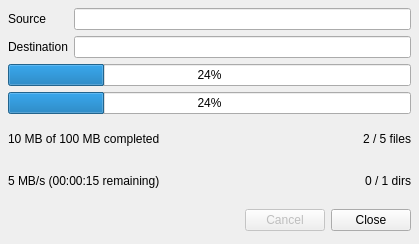
<?xml version="1.0" encoding="UTF-8"?>
<ui version="4.0">
 <class>QtCopyDialog</class>
 <widget class="QDialog" name="QtCopyDialog">
  <property name="geometry">
   <rect>
    <x>0</x>
    <y>0</y>
    <width>419</width>
    <height>244</height>
   </rect>
  </property>
  <property name="maximumSize">
   <size>
    <width>16777215</width>
    <height>16777215</height>
   </size>
  </property>
  <property name="windowTitle">
   <string>24% of 100MB (Copying...)</string>
  </property>
  <layout class="QVBoxLayout">
   <property name="spacing">
    <number>6</number>
   </property>
   <property name="leftMargin">
    <number>8</number>
   </property>
   <property name="topMargin">
    <number>8</number>
   </property>
   <property name="rightMargin">
    <number>8</number>
   </property>
   <property name="bottomMargin">
    <number>8</number>
   </property>
   <item>
    <layout class="QGridLayout">
     <property name="leftMargin">
      <number>0</number>
     </property>
     <property name="topMargin">
      <number>0</number>
     </property>
     <property name="rightMargin">
      <number>0</number>
     </property>
     <property name="bottomMargin">
      <number>0</number>
     </property>
     <property name="spacing">
      <number>6</number>
     </property>
     <item row="1" column="0">
      <widget class="QLabel" name="destLabel">
       <property name="sizePolicy">
        <sizepolicy hsizetype="Fixed" vsizetype="Preferred">
         <horstretch>0</horstretch>
         <verstretch>0</verstretch>
        </sizepolicy>
       </property>
       <property name="text">
        <string>Destination</string>
       </property>
      </widget>
     </item>
     <item row="0" column="1">
      <widget class="QLineEdit" name="sourceLineEdit">
       <property name="sizePolicy">
        <sizepolicy hsizetype="Expanding" vsizetype="Fixed">
         <horstretch>0</horstretch>
         <verstretch>0</verstretch>
        </sizepolicy>
       </property>
       <property name="focusPolicy">
        <enum>Qt::NoFocus</enum>
       </property>
       <property name="readOnly">
        <bool>true</bool>
       </property>
      </widget>
     </item>
     <item row="0" column="0">
      <widget class="QLabel" name="sourceLabel">
       <property name="sizePolicy">
        <sizepolicy hsizetype="Fixed" vsizetype="Preferred">
         <horstretch>0</horstretch>
         <verstretch>0</verstretch>
        </sizepolicy>
       </property>
       <property name="text">
        <string>Source</string>
       </property>
      </widget>
     </item>
     <item row="1" column="1">
      <widget class="QLineEdit" name="destLineEdit">
       <property name="sizePolicy">
        <sizepolicy hsizetype="Expanding" vsizetype="Fixed">
         <horstretch>0</horstretch>
         <verstretch>0</verstretch>
        </sizepolicy>
       </property>
       <property name="focusPolicy">
        <enum>Qt::NoFocus</enum>
       </property>
       <property name="text">
        <string/>
       </property>
       <property name="readOnly">
        <bool>true</bool>
       </property>
      </widget>
     </item>
    </layout>
   </item>
   <item>
    <widget class="QProgressBar" name="currentProgressBar">
     <property name="value">
      <number>24</number>
     </property>
    </widget>
   </item>
   <item>
    <widget class="QProgressBar" name="totalProgressBar">
     <property name="value">
      <number>24</number>
     </property>
    </widget>
   </item>
   <item>
    <layout class="QGridLayout">
     <property name="leftMargin">
      <number>0</number>
     </property>
     <property name="topMargin">
      <number>0</number>
     </property>
     <property name="rightMargin">
      <number>0</number>
     </property>
     <property name="bottomMargin">
      <number>0</number>
     </property>
     <property name="spacing">
      <number>6</number>
     </property>
     <item row="0" column="0">
      <widget class="QLabel" name="completedLabel">
       <property name="text">
        <string>10 MB of 100 MB completed</string>
       </property>
      </widget>
     </item>
     <item row="0" column="1">
      <widget class="QLabel" name="filesLabel">
       <property name="text">
        <string>2 / 5 files</string>
       </property>
       <property name="alignment">
        <set>Qt::AlignRight|Qt::AlignTrailing|Qt::AlignVCenter</set>
       </property>
      </widget>
     </item>
     <item row="1" column="0">
      <widget class="QLabel" name="remainingLabel">
       <property name="text">
        <string>5 MB/s (00:00:15 remaining)</string>
       </property>
      </widget>
     </item>
     <item row="1" column="1">
      <widget class="QLabel" name="dirsLabel">
       <property name="text">
        <string>0 / 1 dirs</string>
       </property>
       <property name="alignment">
        <set>Qt::AlignRight|Qt::AlignTrailing|Qt::AlignVCenter</set>
       </property>
      </widget>
     </item>
    </layout>
   </item>
   <item>
    <layout class="QHBoxLayout">
     <property name="spacing">
      <number>6</number>
     </property>
     <property name="leftMargin">
      <number>0</number>
     </property>
     <property name="topMargin">
      <number>0</number>
     </property>
     <property name="rightMargin">
      <number>0</number>
     </property>
     <property name="bottomMargin">
      <number>0</number>
     </property>
     <item>
      <spacer>
       <property name="orientation">
        <enum>Qt::Horizontal</enum>
       </property>
       <property name="sizeHint" stdset="0">
        <size>
         <width>221</width>
         <height>31</height>
        </size>
       </property>
      </spacer>
     </item>
     <item>
      <widget class="QPushButton" name="cancelButton">
       <property name="enabled">
        <bool>false</bool>
       </property>
       <property name="text">
        <string>Cancel</string>
       </property>
      </widget>
     </item>
     <item>
      <widget class="QPushButton" name="closeButton">
       <property name="text">
        <string>Close</string>
       </property>
      </widget>
     </item>
    </layout>
   </item>
  </layout>
 </widget>
 <resources/>
 <connections>
  <connection>
   <sender>cancelButton</sender>
   <signal>clicked()</signal>
   <receiver>QtCopyDialog</receiver>
   <slot>reject()</slot>
   <hints>
    <hint type="sourcelabel">
     <x>369</x>
     <y>253</y>
    </hint>
    <hint type="destinationlabel">
     <x>179</x>
     <y>282</y>
    </hint>
   </hints>
  </connection>
  <connection>
   <sender>closeButton</sender>
   <signal>clicked()</signal>
   <receiver>QtCopyDialog</receiver>
   <slot>reject()</slot>
   <hints>
    <hint type="sourcelabel">
     <x>389</x>
     <y>177</y>
    </hint>
    <hint type="destinationlabel">
     <x>220</x>
     <y>101</y>
    </hint>
   </hints>
  </connection>
 </connections>
</ui>
